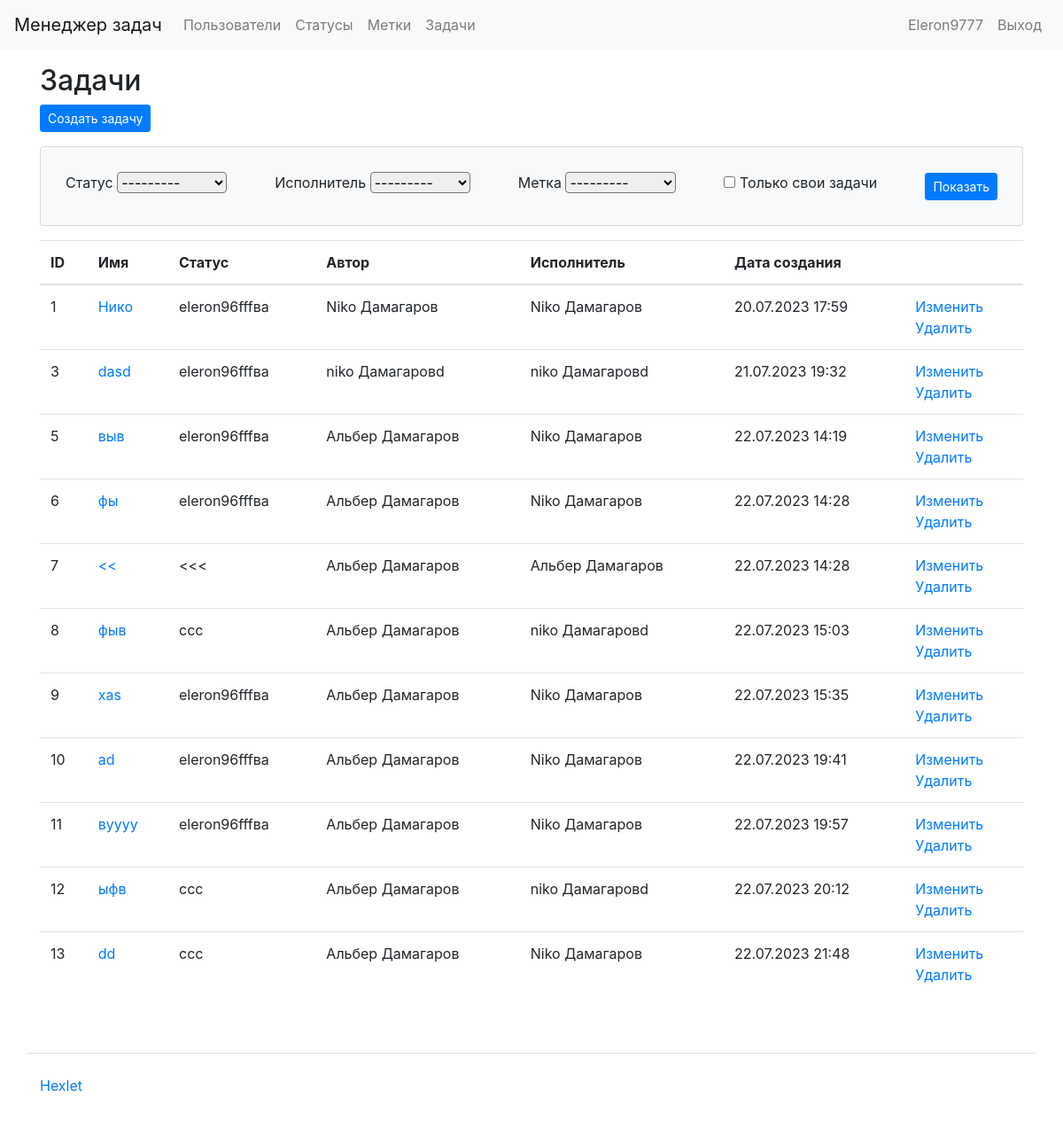
Page /tasks/ (signed in) on the committed database.
### task_manager/users/models.py (models this page shows, shortened)
class User(AbstractUser):
    def __str__(self):
        return self.get_full_name()

### task_manager/tasks/models.py (models this page shows, shortened)
class Task(models.Model):
    name = models.CharField(max_length=100, verbose_name=_('Name'))
    description = models.TextField(verbose_name=_('Description'))
    status = models.ForeignKey(Status, on_delete=models.CASCADE, verbose_name=_('Status'))  # Link to the Status model
    author = models.ForeignKey(User, on_delete=models.CASCADE, related_name='author_tasks', verbose_name=_('Author'))  # Link to the User model
    executor = models.ForeignKey(User, on_delete=models.CASCADE, related_name='executor_tasks', verbose_name=_('Executor'))  # Link to the User model
    labels = models.ManyToManyField(
        labels,
        verbose_name=_('Labels'),
        through='TaskLabel',
        blank=True,  # используйте только blank=True, не используйте null=True для ManyToManyField
    )
    created_date = models.DateTimeField(auto_now_add=True)
    class Meta:
        app_label = 'tasks'

### task_manager/status/models.py (models this page shows, shortened)
class Status(models.Model):
    name = models.CharField(verbose_name=gettext_lazy('Name'), max_length=100)
    created_date = models.DateTimeField(auto_now_add=True)
    class Meta:
        app_label = 'status'

### task_manager/tasks/views.py (the view, shortened to what this page needs)
# urls.py: path('tasks/', tasks_list, name='tasks'),
@login_required
def tasks_list(request):
    form = TaskFilterForm(request.GET or None)
    tasks = TaskModel.objects.all()
    statuses = Status.objects.all()
    context = {'form': form, 'tasks': tasks,
               'task_statuses': statuses}
    return render(request, 'tasks/tasks.html', context)

### task_manager/tasks/forms.py
class TaskFilterForm(forms.Form):
    status = forms.ModelChoiceField(queryset=Status.objects.all(), required=False)
    executor = forms.ModelChoiceField(queryset=User.objects.all(), required=False)
    label = forms.ModelChoiceField(queryset=labels.objects.all(), required=False)
    my_tasks = forms.BooleanField(required=False)

### task_manager/templates/tasks/tasks.html (shortened to what this page needs)
{% extends "base.html" %}
{% load i18n %}
{% block content %}
  <h2>{% trans "Tasks" %}</h2>
  <div class="mb-3">
    <a href="{% url 'create_tasks' %}" class="btn btn-primary btn-sm">{% trans "Create Task" %}</a>
  </div>
  <div class="card mb-3 card-body bg-light">
    <form method="GET" class="d-flex flex-row align-items-center justify-content-between flex-wrap">
      <div class="p-2">
        <label class="form-label" for="id_status">{% trans "Status" %}</label>
        <select name="status" class="form-select rounded" id="id_status">
          <option value="" selected>---------</option>
        </select>
      </div>
      <div class="p-2">
        <label class="form-label" for="id_executor">{% trans "Executor" %}</label>
        <select name="executor" class="form-select rounded" id="id_executor">
          <option value="" selected>---------</option>
        </select>
      </div>
      <div class="p-2">
        <label class="form-label" for="id_label">{% trans "Label" %}</label>
        <select name="label" class="form-select rounded" id="id_label">
          <option value="" selected>---------</option>
        </select>
      </div>
      <div class="p-2 form-check">
        <input type="checkbox" id="my_tasks" name="my_tasks">
        <label for="my_tasks">{% trans "Only my tasks" %}</label>
      </div>
      <div class="p-2">
        <input class="btn btn-primary btn-sm" type="submit" value="{% trans 'Show' %}">
      </div>
    </form>
  </div>
  <table class="table">
    <thead>
      <tr>
        <th scope="col">{% trans "id" %}</th>
        <th scope="col">{% trans "Name" %}</th>
        <th scope="col">{% trans "Status" %}</th>
        <th scope="col">{% trans "Author" %}</th>
        <th scope="col">{% trans "Executor" %}</th>
        <th scope="col">{% trans "Creation date" %}</th>
        <th scope="col"></th>
      </tr>
    </thead>
    <tbody>
      {% for task in tasks %}
      <tr>
        <td>{{ task.id }}</td>
        <td><a href="{% url 'tasks_details' task.pk %}">{{ task.name }}</a></td>
        <td>{{ task.status.name }}</td>
        <td>{{ task.author }}</td>
        <td>{{ task.executor }}</td>
        <td>{{ task.created_date|date:"d.m.Y H:i" }}</td>
        <td>
          <a href="{% url 'edit_tasks' task.id %}">{% trans "Edit" %}</a>
          <br>
          <a href="{% url 'delete_tasks' task.id %}">{% trans "Delete" %}</a>
        </td>
      </tr>
      {% endfor %}
    </tbody>
  </table>
{% endblock %}

### task_manager/templates/header.html (shortened to what this page needs)
{% load i18n %}
<nav class="navbar navbar-expand-lg navbar-light bg-light mb-3">
  <a class="navbar-brand" href="/">{% block navbar_brand %}{% trans "Task Manager" %}{% endblock %}</a>
  <div class="collapse navbar-collapse" id="navbarToggleExternalContent">
    <ul class="navbar-nav mr-auto">
      <li class="nav-item">
        <a class="nav-link" href="/users/">{% block navlink1 %}{% trans "Users" %}{% endblock %}</a>
      </li>
      {% if user.is_authenticated %}
        <li class="nav-item">
          <a class="nav-link" href="/statuses/">{% trans "Statuses" %}</a>
        </li>
        <li class="nav-item">
          <a class="nav-link" href="/labels/">{% trans "Labels" %}</a>
        </li>
        <li class="nav-item">
          <a class="nav-link" href="/tasks/">{% trans "Tasks" %}</a>
        </li>
      {% endif %}
    </ul>
    <ul class="navbar-nav">
      {% if user.is_authenticated %}
        <li class="nav-item">
          <span class="navbar-text mr-2">{{ user.username }}</span>
        </li>
        <li class="nav-item">
          <a class="nav-link" href="{% url 'logout' %}">{% trans "Logout" %}</a>
        </li>
      {% endif %}
    </ul>
  </div>
</nav>

### rows in the picture
User: username "Eleron9777"
Task: id "1", name "Нико", status.name "eleron96fffва", author "Niko Дамагаров", executor "Niko Дамагаров", created_date "20.07.2023 17:59"
Task: id "3", name "dasd", status.name "eleron96fffва", author "niko Дамагаровd", executor "niko Дамагаровd", created_date "21.07.2023 19:32"
Task: id "5", name "выв", status.name "eleron96fffва", author "Альбер Дамагаров", executor "Niko Дамагаров", created_date "22.07.2023 14:19"
Task: id "6", name "фы", status.name "eleron96fffва", author "Альбер Дамагаров", executor "Niko Дамагаров", created_date "22.07.2023 14:28"
Task: id "7", name "<<", status.name "<<<", author "Альбер Дамагаров", executor "Альбер Дамагаров", created_date "22.07.2023 14:28"
Task: id "8", name "фыв", status.name "ссс", author "Альбер Дамагаров", executor "niko Дамагаровd", created_date "22.07.2023 15:03"
Task: id "9", name "xas", status.name "eleron96fffва", author "Альбер Дамагаров", executor "Niko Дамагаров", created_date "22.07.2023 15:35"
Task: id "10", name "ad", status.name "eleron96fffва", author "Альбер Дамагаров", executor "Niko Дамагаров", created_date "22.07.2023 19:41"
Task: id "11", name "вуууу", status.name "eleron96fffва", author "Альбер Дамагаров", executor "Niko Дамагаров", created_date "22.07.2023 19:57"
Task: id "12", name "ыфв", status.name "ссс", author "Альбер Дамагаров", executor "niko Дамагаровd", created_date "22.07.2023 20:12"
Task: id "13", name "dd", status.name "ссс", author "Альбер Дамагаров", executor "Niko Дамагаров", created_date "22.07.2023 21:48"
